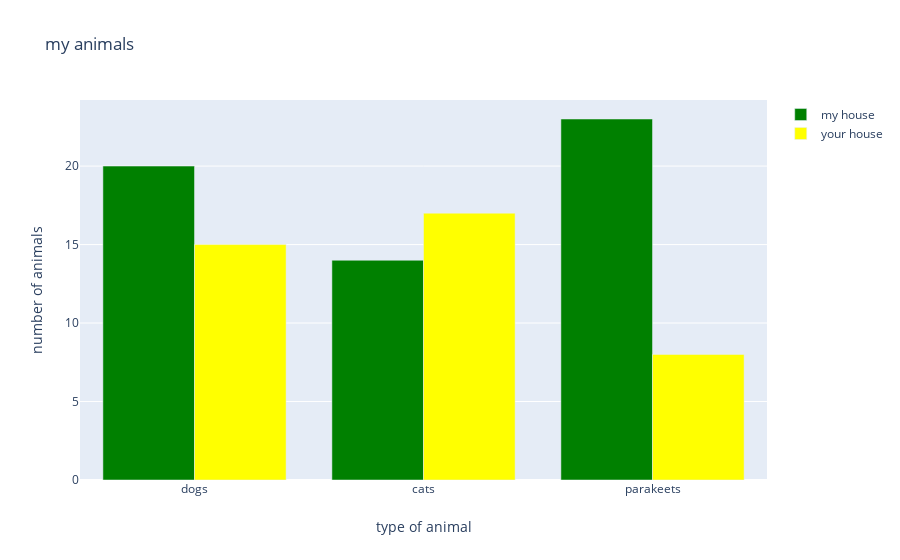

The code cell stored with this chart in its notebook:
### Code cell
# bind the data and the layout together using go.Figure class
myfigure=go.Figure(data= [mydata1, mydata2],layout=mylayout)
myfigure.show()

### Figure 1 — Plotly figure (JSON) as saved in the notebook; plotly's stock layout.template omitted (floating-point values rounded to 4 significant figures)
{"data": [{"marker": {"color": "green"}, "name": "my house", "type": "bar", "x": ["dogs", "cats", "parakeets"], "y": [20, 14, 23]}, {"marker": {"color": "yellow"}, "name": "your house", "type": "bar", "x": ["dogs", "cats", "parakeets"], "y": [15, 17, 8]}], "layout": {"title": {"text": "my animals"}, "xaxis": {"title": {"text": "type of animal"}}, "yaxis": {"title": {"text": "number of animals"}}}}
